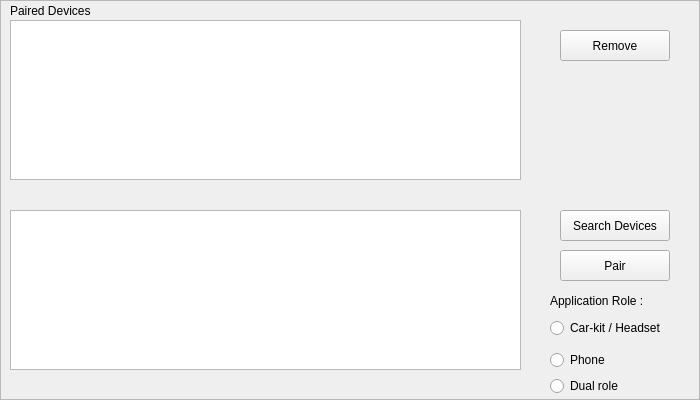
  <widget class="QFrame" name="devicesFrame">
   <property name="geometry">
    <rect>
     <x>110</x>
     <y>10</y>
     <width>700</width>
     <height>400</height>
    </rect>
   </property>
   <property name="autoFillBackground">
    <bool>true</bool>
   </property>
   <property name="frameShape">
    <enum>QFrame::StyledPanel</enum>
   </property>
   <property name="frameShadow">
    <enum>QFrame::Raised</enum>
   </property>
   <widget class="QPushButton" name="btnSearch">
    <property name="geometry">
     <rect>
      <x>560</x>
      <y>210</y>
      <width>110</width>
      <height>31</height>
     </rect>
    </property>
    <property name="minimumSize">
     <size>
      <width>97</width>
      <height>31</height>
     </size>
    </property>
    <property name="text">
     <string>Search Devices</string>
    </property>
   </widget>
   <widget class="QTableWidget" name="tblDeviceList">
    <property name="geometry">
     <rect>
      <x>10</x>
      <y>210</y>
      <width>511</width>
      <height>160</height>
     </rect>
    </property>
    <attribute name="horizontalHeaderDefaultSectionSize">
     <number>160</number>
    </attribute>
    <attribute name="horizontalHeaderMinimumSectionSize">
     <number>30</number>
    </attribute>
   </widget>
   <widget class="QPushButton" name="btnPair">
    <property name="geometry">
     <rect>
      <x>560</x>
      <y>250</y>
      <width>110</width>
      <height>31</height>
     </rect>
    </property>
    <property name="text">
     <string>Pair</string>
    </property>
   </widget>
   <widget class="QPushButton" name="btnRemove">
    <property name="geometry">
     <rect>
      <x>560</x>
      <y>30</y>
      <width>110</width>
      <height>31</height>
     </rect>
    </property>
    <property name="text">
     <string>Remove</string>
    </property>
   </widget>
   <widget class="QTableWidget" name="tblPairedDevices">
    <property name="geometry">
     <rect>
      <x>10</x>
      <y>20</y>
      <width>511</width>
      <height>160</height>
     </rect>
    </property>
    <attribute name="horizontalHeaderCascadingSectionResizes">
     <bool>false</bool>
    </attribute>
    <attribute name="horizontalHeaderDefaultSectionSize">
     <number>160</number>
    </attribute>
    <attribute name="horizontalHeaderMinimumSectionSize">
     <number>30</number>
    </attribute>
   </widget>
   <widget class="QLabel" name="lblPairedDevices">
    <property name="geometry">
     <rect>
      <x>10</x>
      <y>0</y>
      <width>101</width>
      <height>21</height>
     </rect>
    </property>
    <property name="text">
     <string>Paired Devices</string>
    </property>
   </widget>
   <widget class="QRadioButton" name="radioButtonCarkit">
    <property name="geometry">
     <rect>
      <x>550</x>
      <y>320</y>
      <width>141</width>
      <height>16</height>
     </rect>
    </property>
    <property name="text">
     <string>Car-kit / Headset</string>
    </property>
   </widget>
   <widget class="QRadioButton" name="radioButtonPhone">
    <property name="geometry">
     <rect>
      <x>550</x>
      <y>350</y>
      <width>121</width>
      <height>20</height>
     </rect>
    </property>
    <property name="text">
     <string>Phone</string>
    </property>
   </widget>
   <widget class="QLabel" name="label_6">
    <property name="geometry">
     <rect>
      <x>550</x>
      <y>290</y>
      <width>121</width>
      <height>21</height>
     </rect>
    </property>
    <property name="text">
     <string>Application Role :</string>
    </property>
   </widget>
   <widget class="QRadioButton" name="radioButtonDual">
    <property name="geometry">
     <rect>
      <x>550</x>
      <y>376</y>
      <width>111</width>
      <height>20</height>
     </rect>
    </property>
    <property name="text">
     <string>Dual role</string>
    </property>
   </widget>
  </widget>
